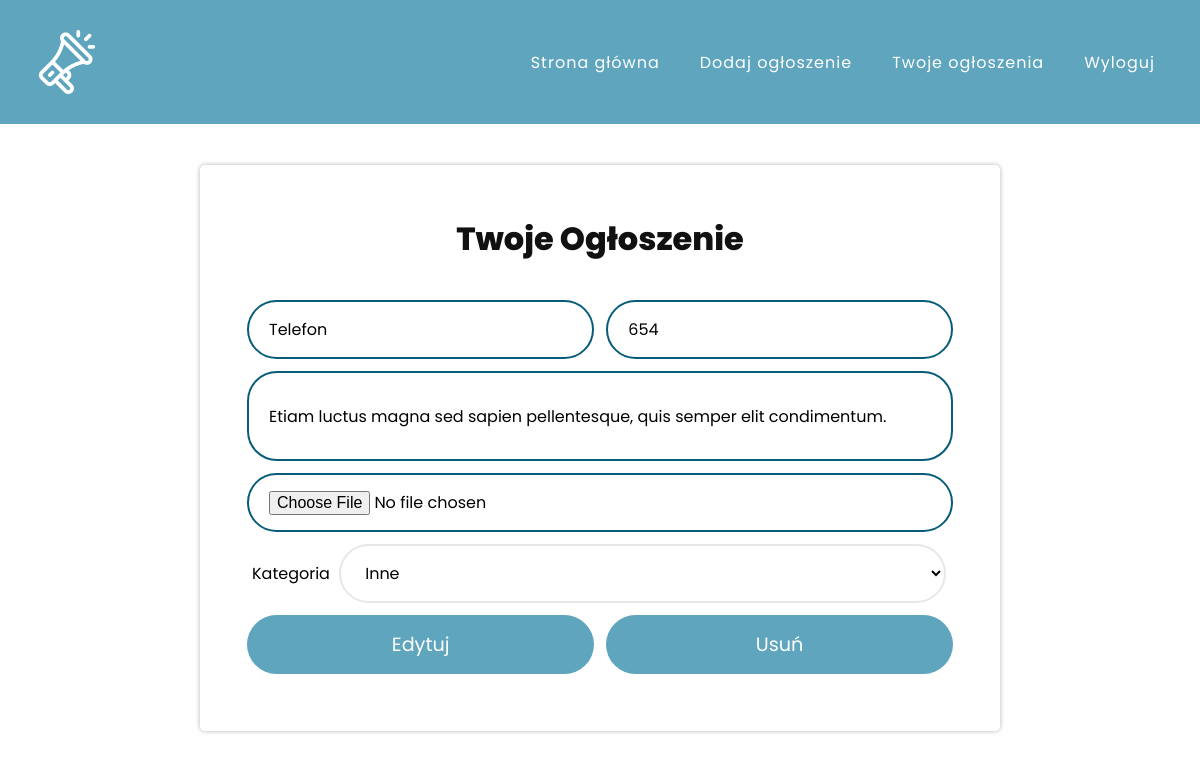
Screenshot of /editAdvert.php?add_id=67 (signed in) with the database file from the repository.
### tables this page shows
CREATE TABLE `adverts` (
  `add_id` int(11) NOT NULL,
  `title` varchar(255) NOT NULL,
  `image` varchar(100) NOT NULL,
  `description` varchar(255) NOT NULL,
  `price` text NOT NULL,
  `category` varchar(100) NOT NULL,
  `addDate` timestamp NOT NULL DEFAULT current_timestamp() ON UPDATE current_timestamp(),
  `username` varchar(100) NOT NULL,
  `phone_no` int(9) NOT NULL,
  `city` varchar(100) NOT NULL
);

### editAdvert.php (the view, shortened to what this page needs)
<?php
	include 'config.php';
  $add_id = $_GET['add_id'];
  $add = mysqli_query($conn, "SELECT * FROM adverts WHERE add_id='$add_id'");
  $row = mysqli_fetch_assoc($add);
  $title = $row['title'];
  $description = $row['description'];
  $price = $row['price'];
  $category = $row['category'];
?>
<!DOCTYPE html>
<html>
<head>
    <link rel="stylesheet" href="css/style.css">
</head>
<body>
    <header>
        <a class="logo" href="index.php">
          <img src="images/logo-white.png">
        </a>
          <ul>
              <li><a href="index.php">Strona główna</a></li>
              <li><a href="advert.php">Dodaj ogłoszenie</a></li>
              <li><a href="userAdvert.php">Twoje ogłoszenia</a></li>
              <li><a href="logout.php">Wyloguj</a></li>
          </ul>
    </header>
  <section class="banner">
		<div class="form" style="width: 800px;">
			<form action="" method="POST" class="add" enctype="multipart/form-data">
				<p class="form-text" style="font-size: 2rem; font-weight: 800;">Twoje ogłoszenie</p>
        <table style='width: 100%;'>
        <tr>
        <td class = input-group>
          <input type="title" placeholder="Tytuł ogłoszenia" name="title" value="<?php echo $title; ?>" required>
        </td>
        <td class = input-group>
          <input type="price" placeholder="Cena" name="price" value="<?php echo $price; ?>" required>
        </td>
        </tr>
        <tr>
        <td class = input-group colspan='2' style='height: 100px;'>
          <input type="description" placeholder="Opis (do 255 znaków)" name="description" value="<?php echo $description; ?>" required>
        </td>
        </tr>
        <tr>
        <td class = input-group colspan='2'>
          <input type="file" name="tmp_image">
        </td>
        </tr>
        <tr>
        <td class = input-group colspan='2'>
          <label for="category">Kategoria</label>
          <select type="category" name="category" value="<?php echo $category; ?>">
            <option value="Inne" selected>Inne</option>
          </select>
        </td>
        </tr>
        <tr>
        <td class = input-group>
          <button name="edit" class="btn">Edytuj</button>
        </td>
        <td class = input-group>
          <button name="delete" class="btn">Usuń</button>
        </td>
        </tr>
        </table>
			</form>
		</div>
  </section>
</body>
</html>

### css/style.css (style rules this page uses)
* { margin: 0; padding: 5px; box-sizing: border-box; font-family: 'Poppins', sans-serif; }
body { background: #fff; min-height: 100vh; }
header { position: fixed; display: flex; top: 0; left: 0; align-items: center; z-index: 100000; width: 100%; padding: 20px 20px; background: #5EA5BD; justify-content: space-between; transition: 0.6s; }
header .logo { position: relative; width: 3%; color: #fff; display: flex; justify-content: center; align-items: center; transition: 0.6s; margin-left: 30px; }
header ul { position: relative; display: flex; justify-content: center; text-align: right; transition: 0.6s; }
header ul li { position: relative; list-style: none; }
header ul li a { position: relative; margin: 0 10px; text-decoration: none; color: #fff; letter-spacing: 1px; font-weight: 800px; transition: 0.6s; }
.form { width: 400px; min-height: 400px; background: #FFF; border-radius: 5px; box-shadow: 0 0 5px rgba(0,0,0,.3); padding: 40px 30px; background-position: center; margin-top: 150px; display: block; margin-left: auto; margin-right: auto; }
.form .form-text { color: #111; font-weight: 500; font-size: 1.1rem; text-align: center; margin-bottom: 20px; display: block; text-transform: capitalize; }
.form .add .input-group { height: 50px; margin-bottom: 25px; }
.form .add .input-group input { width: 100%; height: 100%; border: 2px solid #e7e7e7; padding: 15px 20px; font-size: 1rem; border-radius: 30px; background: transparent; outline: none; transition: .3s; }
.form .add .input-group select { width: 86%; height: 100%; border: 2px solid #e7e7e7; padding: 15px 20px; font-size: 1rem; border-radius: 30px; background: transparent; outline: none; transition: .3s; }
.form .add .input-group input:focus, .form .add .input-group input:valid { border-color: #095C79; }
.form .add .input-group .btn { display: block; width: 100%; padding: 15px 20px; text-align: center; border: none; background: #5EA5BD; outline: none; border-radius: 30px; font-size: 1.2rem; color: #FFF; cursor: pointer; transition: .3s; }

### rows the page displays
adverts: title "Telefon", price "654", description "Etiam luctus magna sed sapien pellentesque, quis semper elit condimentum.", category "Inne"
